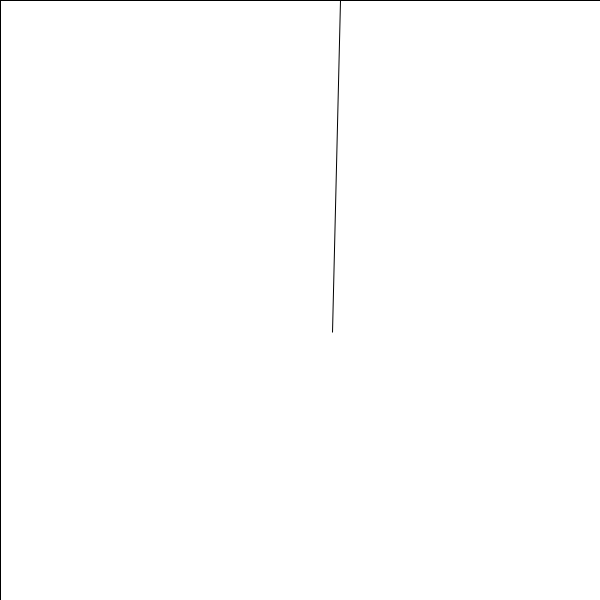
Frame 1 (no input)
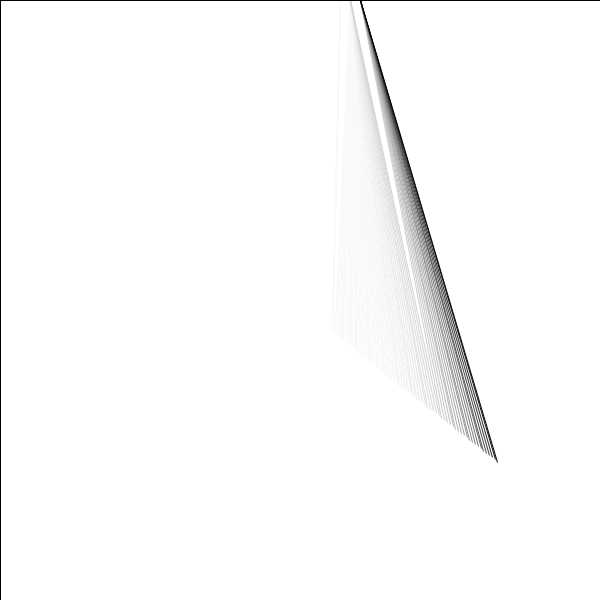
Frame 60 (the mouse pressed at the canvas centre just before this capture)
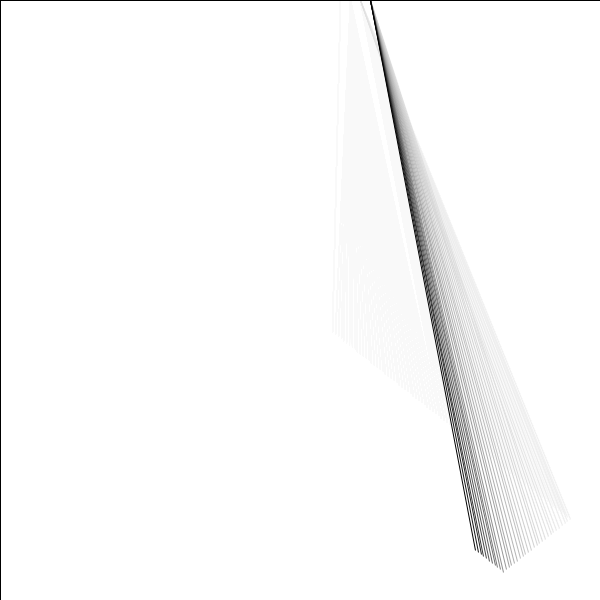
Frame 120 (the mouse held since frame 60 and released just before this capture)

The Processing sketch that drew these frames (run headless with seeded random() and noise(); from frame 60 on, the mouse is pressed at the canvas centre):

// Processing sketch: processing_29439
// ── processing_29439.pde

int s;
int m;
int h;
int size =60;
float xpos, ypos; 
float xspeed = 2.8;  // Speed of the shape
float yspeed = 2.2;  // Speed of the shape
float randcol;

int xdirection = 1;  // Left or Right
int ydirection = 1;
void setup() {
  size(600,600);
  background(255);
  smooth();
  xpos = width/2;
  ypos = height/2;
}
void draw() {
  randcol = random(0, 255);
  
  fill(255, 20);
  rect(0, 0, width, height);
  
   xpos = xpos + ( xspeed * xdirection );
  ypos = ypos + ( yspeed * ydirection );
  
  s = second();
  m = minute();
  h = hour();
  // Test to see if the shape exceeds the boundaries of the screen
  // If it does, reverse its direction by multiplying by -1
  if (xpos > width-size || xpos < 0) {
    xdirection *= -1;
  }
  if (ypos > height-size || ypos < 0) {
    ydirection *= -1;
  }
  stroke(0);
  triangle(xpos+size/2,ypos+size/2,s*10,m*15,s*10,m*15);
}
